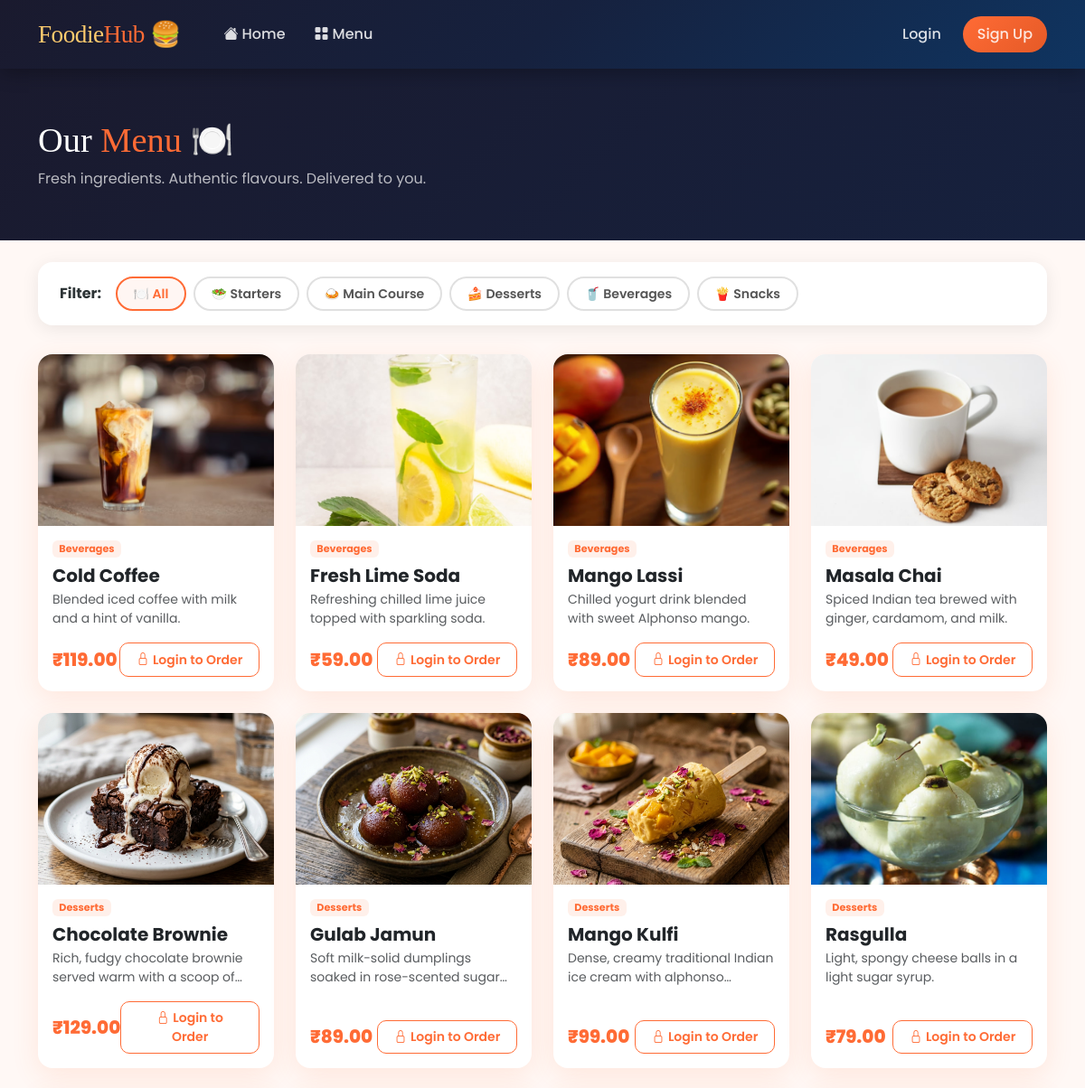
/menu/ (upper part), run on an earlier commit of the app's database.
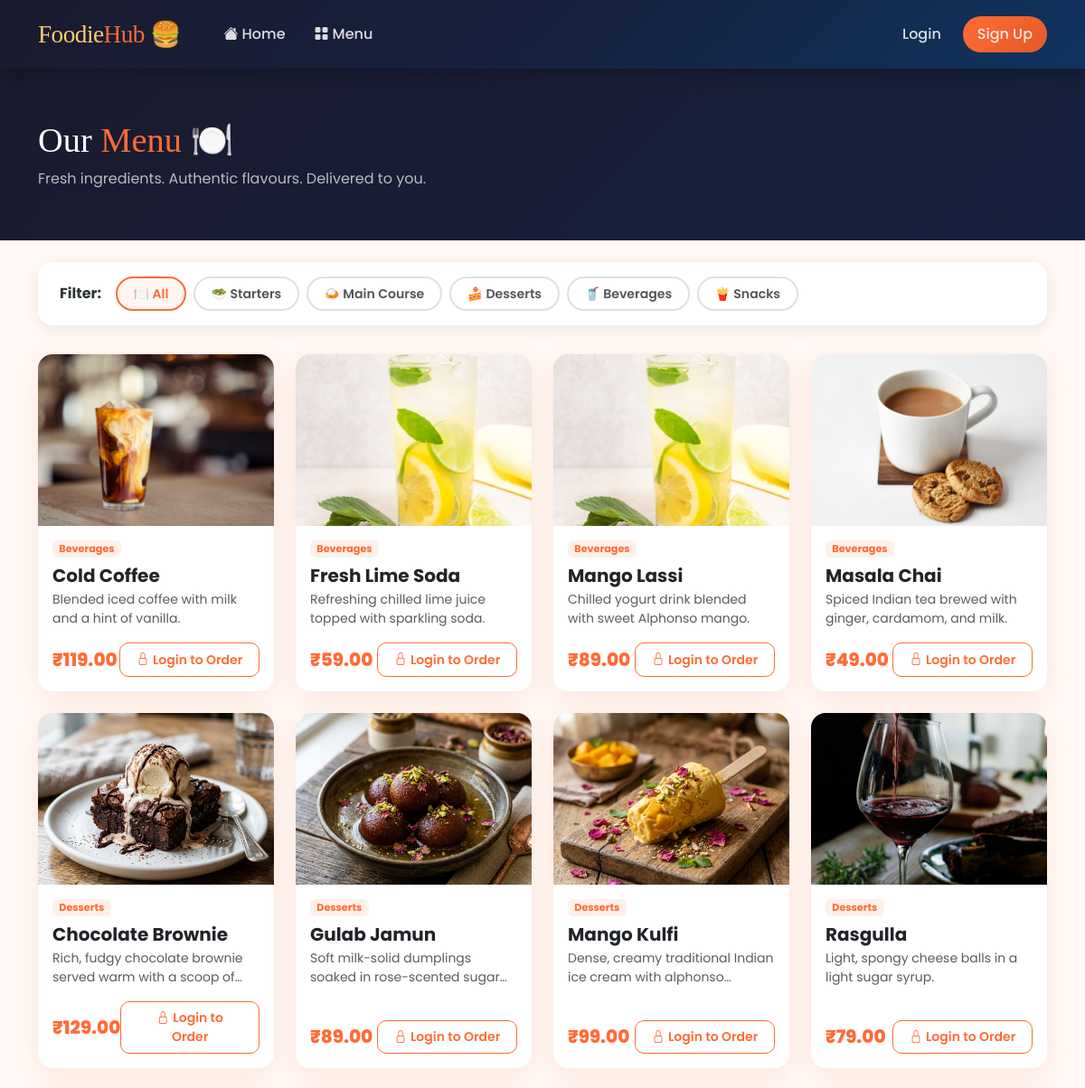
And on a later commit of the database.
### store/models.py (models this page shows, shortened)
class FoodItem(models.Model):
    CATEGORY_CHOICES = [
        ('starters', 'Starters'),
        ('main_course', 'Main Course'),
        ('desserts', 'Desserts'),
        ('beverages', 'Beverages'),
        ('snacks', 'Snacks'),
    ]
    name = models.CharField(max_length=200)
    description = models.TextField(blank=True)
    price = models.DecimalField(max_digits=8, decimal_places=2)
    image = models.ImageField(upload_to='food_images/', blank=True, null=True)
    category = models.CharField(max_length=50, choices=CATEGORY_CHOICES, default='main_course')
    is_available = models.BooleanField(default=True)
    created_at = models.DateTimeField(auto_now_add=True)
    class Meta:
        ordering = ['category', 'name']

### store/views.py (the view)
# urls.py: path('menu/', views.menu, name='menu'),
def menu(request):
    category_filter = request.GET.get('category', '')
    items = FoodItem.objects.filter(is_available=True)
    if category_filter:
        items = items.filter(category=category_filter)
    categories = FoodItem.CATEGORY_CHOICES
    return django.shortcuts.render(request, 'store/menu.html', {
        'food_items': items,
        'categories': categories,
        'selected_category': category_filter,
    })

### store/context_processors.py (called while the page is built)
def cart_count(request):
    if request.user.is_authenticated:
        count = Cart.objects.filter(user=request.user).count()
    else:
        count = 0
    return {'cart_count': count}

### templates/store/menu.html (shortened to what this page needs)
{% extends 'base.html' %}
{% block content %}
<div class="menu-hero">
    <div class="container">
        <h1 style="font-family:'Playfair Display',serif; font-size:2.4rem;">
            Our <span style="color:#ff6b35;">Menu</span> 🍽️
        </h1>
        <p style="color:rgba(255,255,255,0.7);">Fresh ingredients. Authentic flavours. Delivered to you.</p>
    </div>
</div>
<div class="container py-4">
    <div class="filter-bar">
        <span class="fw-bold me-2" style="color: var(--secondary);">Filter:</span>
        <a href="{% url 'menu' %}" class="filter-btn {% if not selected_category %}active{% endif %}">🍽️ All</a>
        {% for key, label in categories %}
        <a href="{% url 'menu' %}?category={{ key }}"
           class="filter-btn {% if selected_category == key %}active{% endif %}">
            {% if key == 'starters' %}🥗
            {% elif key == 'main_course' %}🍛
            {% elif key == 'desserts' %}🍰
            {% elif key == 'beverages' %}🥤
            {% elif key == 'snacks' %}🍟
            {% else %}🍽️{% endif %}
            {{ label }}
        </a>
        {% endfor %}
    </div>
    {% if food_items %}
    <div class="row g-4">
        {% for item in food_items %}
        <div class="col-sm-6 col-lg-4 col-xl-3">
            <div class="card h-100">
                <div class="food-card-img">
                    {% if item.image %}
                        <img src="{{ item.image.url }}" alt="{{ item.name }}">
                    {% endif %}
                </div>
                <div class="card-body d-flex flex-column">
                    <div class="d-flex justify-content-between align-items-start mb-1">
                        <span class="badge" style="background: rgba(255,107,53,0.1); color: var(--primary); border-radius: 6px; font-size: 0.7rem;">
                            {{ item.get_category_display }}
                        </span>
                    </div>
                    <h5 class="card-title fw-bold mb-1 mt-1">{{ item.name }}</h5>
                    {% if item.description %}
                    <p class="card-text text-muted small mb-3"
                       style="display:-webkit-box;-webkit-line-clamp:2;-webkit-box-orient:vertical;overflow:hidden;">
                        {{ item.description }}
                    </p>
                    {% endif %}
                    <div class="d-flex justify-content-between align-items-center mt-auto">
                        <span class="price-tag">₹{{ item.price }}</span>
                        {% if user.is_authenticated %}
                        <a href="{% url 'add_to_cart' item.id %}"
                           class="btn btn-primary btn-sm add-btn">
                            <i class="bi bi-cart-plus me-1"></i>Add to Cart
                        </a>
                        {% else %}
                        <a href="{% url 'login' %}?next={% url 'menu' %}"
                           class="btn btn-outline-primary btn-sm add-btn">
                            <i class="bi bi-lock me-1"></i>Login to Order
                        </a>
                        {% endif %}
                    </div>
                </div>
            </div>
        </div>
        {% endfor %}
    </div>
    {% endif %}
</div>
{% endblock %}

What changed in the data, as far as the page shows it:
changed FoodItem "Mango Lassi": image: a different picture
changed FoodItem "Rasgulla": image: a different picture
